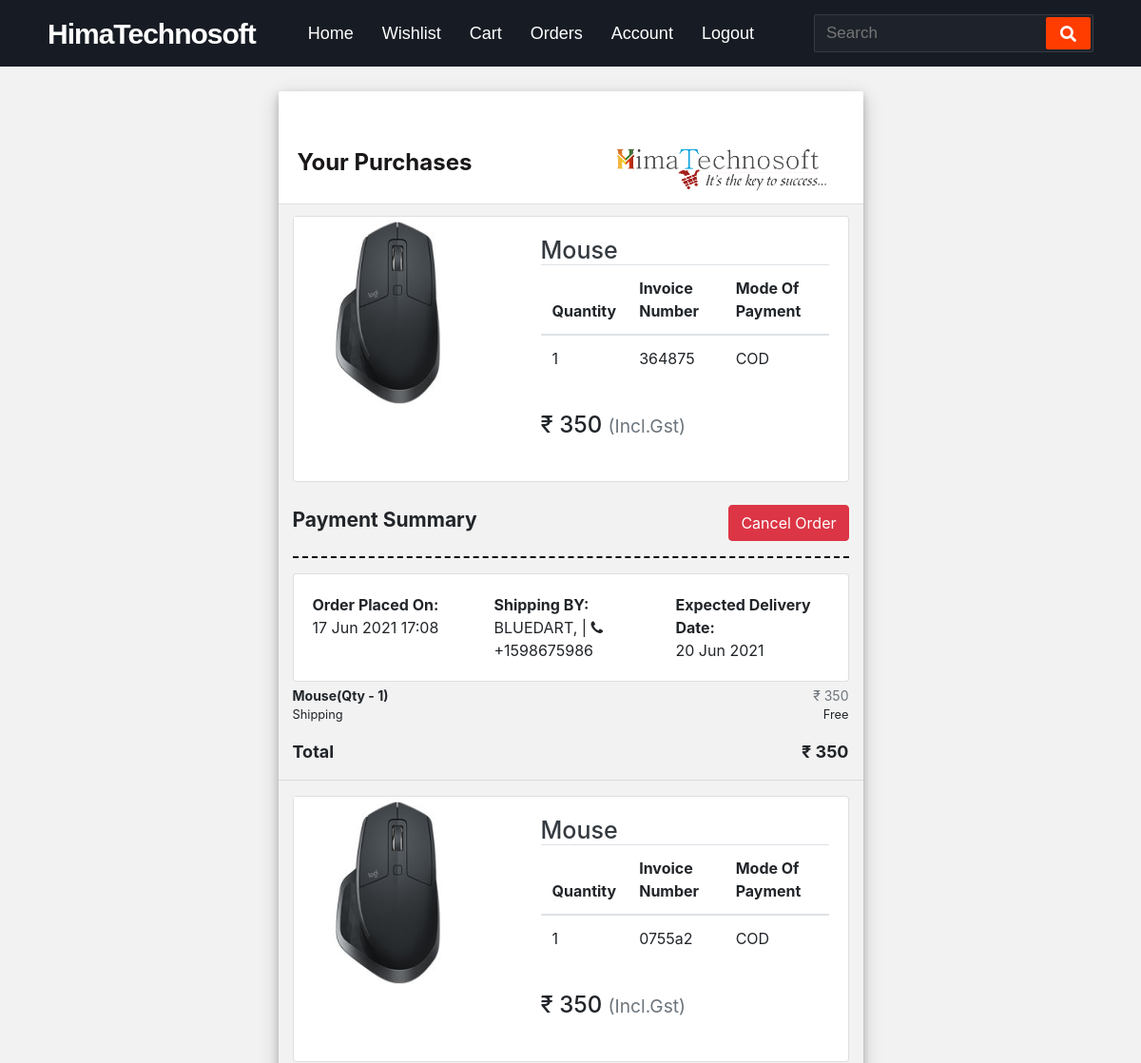
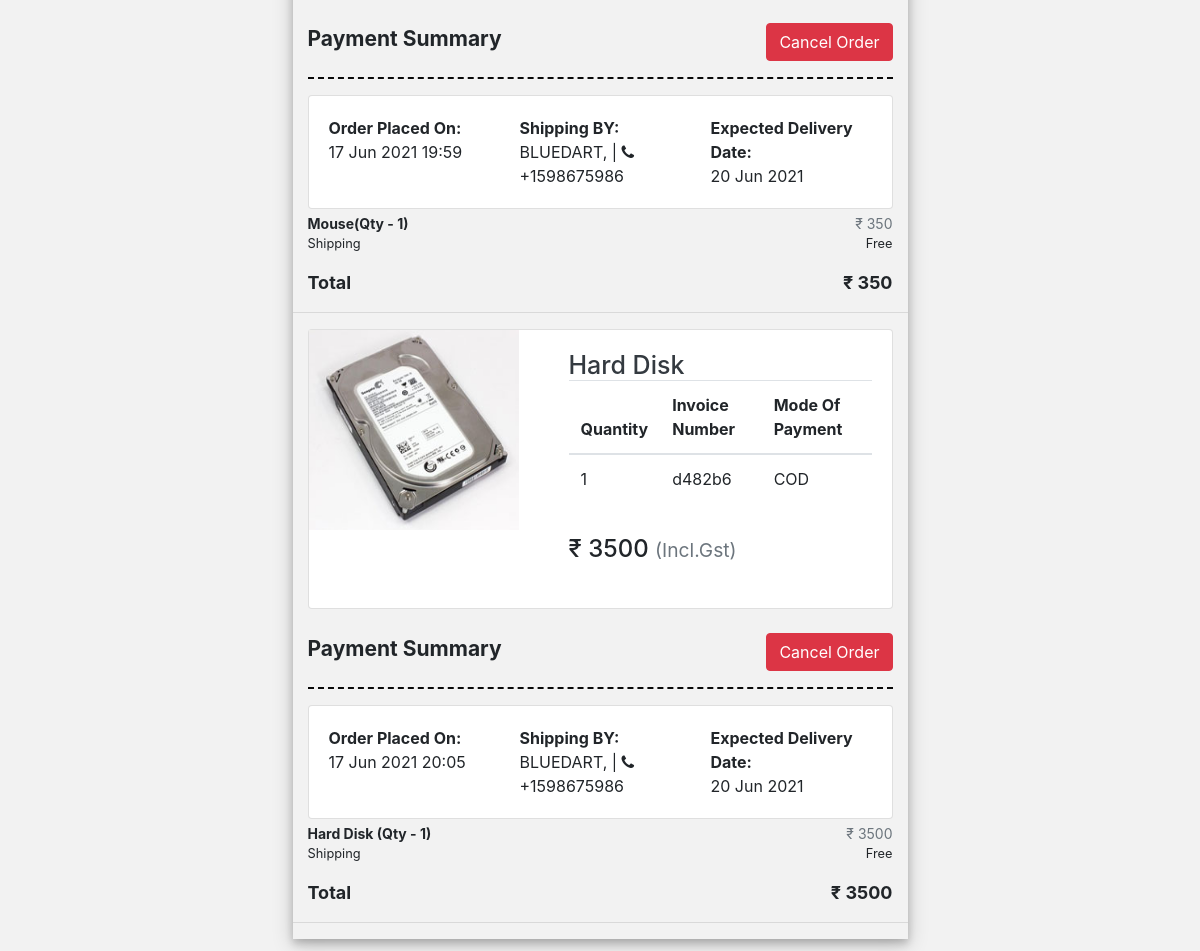
Screenshot of /orders (signed in) with the database file from the repository (2 pictures, top to bottom).
### himatech/models.py (models this page shows, shortened)
class Cart(db.Model):
    cart_id = db.Column(db.Integer, primary_key=True)
    username = db.Column(db.String(32))
    email = db.Column(db.String(120))
    product_name = db.Column(db.String(100))
    product_quantity = db.Column(db.Integer)
    product_image = db.Column(db.String(100))
    product_price = db.Column(db.Integer)
    checkout  = db.Column(db.Boolean, default=False)
    firstName = db.Column(db.String(30))
    lastName = db.Column(db.String(30))
    address = db.Column(db.String(300))
    phoneNumber = db.Column(db.Integer)
    company = db.Column(db.String(150))
    country = db.Column(db.String(100), default="India")
    city = db.Column(db.String(100))
    pincode = db.Column(db.String(6))
    state = db.Column(db.String(30), default="Karnataka")
    checkoutTime = db.Column(db.DateTime, default=datetime.utcnow)
    invoiceNumber = db.Column(db.String(16))

### himatech/routes.py (the view)
@app.route('/orders', methods=["GET", "POST"])
@login_required
def orders():
    form = CancelOrder()
    orders = Cart.query.filter_by(email=current_user.email, checkout=True).all()
    checkedOutTime = []
    shoppedItems = []
    orderedPrice = 0
    TotalPrice = []
    DeliveryDate = []
    for item in orders:
        if item.checkoutTime not in checkedOutTime:
            checkedOutTime.append(item.checkoutTime)
    for orderedTime in checkedOutTime:
        orderedItems = Cart.query.filter_by(email=current_user.email, checkout=True, checkoutTime=orderedTime).all()
        shoppedItems.append(orderedItems)
        DeliveryDate.append(orderedTime + timedelta(days=3))
    for items in shoppedItems:
        if len(items) > 1:
            for item in items:
                orderedPrice += item.product_price
            TotalPrice.append(orderedPrice)
            orderedPrice = 0
        else:
            for item in items:
                TotalPrice.append(item.product_price)
    itemCount = len(DeliveryDate)
    if request.method=='POST':
        flash(f"Under Construction", 'info')
    if len(orders) == 0:
        return render_template('emptyorder.html')
    return render_template('myorders.html', shoppedItems= shoppedItems, form=form, DeliveryDate = DeliveryDate, TotalPrice=TotalPrice, itemCount = itemCount, checkedOutTime=checkedOutTime)

### himatech/forms.py
class CancelOrder(FlaskForm):
    cancelOrder = SubmitField('Cancel Order')

### himatech/models.py (called while the page is built)
@login.user_loader                          #loads the user from the database
def load_user(id):
    return User.query.get(int(id))

### himatech/templates/myorders.html (shortened to what this page needs)
{% extends 'base.html'%}
{% block body%}
<body>
  <div style="width:50%; box-shadow: 0 4px 8px 0 rgba(0, 0, 0, 0.2), 0 6px 20px 0 rgba(0, 0, 0, 0.19);margin: 2% auto; ">
    <div class="card-header bg-white" style="margin-bottom: 12px;">
      <div class="media flex-sm-row flex-column-reverse justify-content-between ">
        <h4 style="color: rgb(26, 23, 23); margin-top: 49px; font-weight:bolder;">Your Purchases</h4>
        <div class="col-auto text-center my-auto pl-0 pt-sm-4"> <img class="img-fluid my-auto align-items-center mb-0 pt-3" src="{{url_for('static', filename='images/orders/h1.png')}}" width="231" height="250">
        </div>
      </div>
    </div>
    <div class="for-loop">
      {% for item in shoppedItems %}
      {% if item|length > 1%}
      <div class="container">
        {% for order in item %}
        <div class="card flex-md-row mb-4 box-shadow ">
          <img class="card-img-right flex-auto d-none d-md-block" alt="Thumbnail [200x250]" style="width: 210px; height: 200px;" src="{{url_for('static', filename='images/product_images/' + order.product_image )}}" data-holder-rendered="true">
          <div class="card-body d-flex flex-column align-items-start" style="margin-left: 30px;">
            <h3 class="mb-0 text-dark" style="font-size: 25px;">
              {{ order.product_name}}
            </h3>
            <table class="table">
              <thead>
                <tr>
                  <th scope="col">Quantity</th>
                  <th scope="col">Invoice Number</th>
                  <th scope="col">Mode Of Payment</th>
                </tr>
              </thead>
              <tbody>
                <tr>
                  <td scope="row">{{ order.product_quantity }}</td>
                  <td>{{ order.invoiceNumber }}</td>
                  <td>COD</td>
                </tr>
              </tbody>
            </table>
            <div class="d-flex flex-row justify-content-between align-items-center order">
              <div class="d-flex flex-column order-details">
                <h4 class="mt-3 mb-4 bold">
                  <span class="mt-5">&#x20B9; {{ order.product_price }}</span>
                  <span class="small text-muted">
                    (Incl.Gst)
                  </span>
                </h4>
              </div>
            </div>
          </div>
        </div>
      </div>
        {% endfor %}
      <div class="container-fluid">
        <div class="d-flex justify-content-between">
          <span class="theme-color" style="font-size: 21px; font-weight: bolder;">
            Payment Summary
          </span>
          <div class="tracking-details">
            <form method="post" novalidate>
              {{ form.cancelOrder(class="btn btn-danger") }}
              <input type="hidden" name="cancelPurchase" value="{{checkedOutTime[loop.index -1] }}">
            </form>
          </div>
        </div>
        <div class="mb-3">
          <hr class="new1">
        </div>
        <article class="card">
          <div class="card-body row">
            <div class="col"> <strong>Order Placed On:</strong> <br>{{ checkedOutTime[loop.index -1].strftime("%d %b %Y %H:%M") }} </div>
            <div class="col"> <strong>Shipping BY:</strong> <br> BLUEDART, | <i class="fa fa-phone"></i> +1598675986
            </div>
            <div class="col"> <strong>Expected Delivery Date:</strong> <br>{{ DeliveryDate[loop.index -1].strftime("%d %b %Y") }} </div>
          </div>
        </article>
        {% for order in item %}
        <div class="d-flex justify-content-between mt-1" style="font-size: 14px;">
          <span class="font-weight-bold">{{order.product_name }}(Qty - {{ order.product_quantity }})</span>
          <span class="text-muted">₹ {{ order.product_price }}</span>
        </div>
        {% endfor %}
        <div class="d-flex justify-content-between">
          <small>Shipping</small>
          <small>Free</small>
        </div>
        <div class="d-flex justify-content-between mt-3" style="margin-bottom: 7px; font-size: 18px;">
          <span class="font-weight-bold">Total</span>
          <span class="font-weight-bold theme-color">{{ TotalPrice[loop.index -1]}}</span>
        </div>
      </div>
      <hr>
    {% else %}
    <div class="container">
     {% for order in item %}
      <div class="card flex-md-row mb-4 box-shadow ">
        <img class="card-img-right flex-auto d-none d-md-block" alt="Thumbnail [200x250]" style="width: 210px; height: 200px;" src="{{url_for('static', filename='images/product_images/' + order.product_image )}}" data-holder-rendered="true">
        <div class="card-body d-flex flex-column align-items-start" style="margin-left: 30px;">
          <h3 class="mb-0 text-dark" style="font-size: 25px;">
            {{ order.product_name}}
          </h3>
          <table class="table">
            <thead>
              <tr>
                <th scope="col">Quantity</th>
                <th scope="col">Invoice Number</th>
                <th scope="col">Mode Of Payment</th>
              </tr>
            </thead>
            <tbody>
              <tr>
                <td scope="row">{{ order.product_quantity }}</td>
                <td>{{ order.invoiceNumber }}</td>
                <td>COD</td>
              </tr>
            </tbody>
          </table>
          <div class="d-flex flex-row justify-content-between align-items-center order">
            <div class="d-flex flex-column order-details">
              <h4 class="mt-3 mb-4 bold">
                <span class="mt-5">&#x20B9; {{ order.product_price }}</span>
                <span class="small text-muted">
                  (Incl.Gst)
                </span>
              </h4>
            </div>
          </div>
        </div>
      </div>
    </div>
    {% endfor %}
        <div class="container-fluid">
      <div class="d-flex justify-content-between">
        <span class="theme-color" style="font-size: 21px; font-weight: bolder;">
          Payment Summary
        </span>
        <div class="tracking-details">
          <form method="post">
            {{ form.cancelOrder(class="btn btn-danger")}}
          </form>
        </div>
      </div>
      <div class="mb-3">
        <hr class="new1">
      </div>
      <article class="card">
        <div class="card-body row">
          <div class="col"> <strong>Order Placed On:</strong> <br>{{ checkedOutTime[loop.index -1 ].strftime("%d %b %Y %H:%M") }}</div>
          <div class="col"> <strong>Shipping BY:</strong> <br> BLUEDART, | <i class="fa fa-phone"></i> +1598675986
          </div>
          <div class="col"> <strong>Expected Delivery Date:</strong> <br>{{ DeliveryDate[loop.index -1].strftime("%d %b %Y") }}</div>
        </div>
      </article>
      {% for order in item %}
      <div class="d-flex justify-content-between mt-1" style="font-size: 14px;">
        <span class="font-weight-bold">{{order.product_name }}(Qty - {{ order.product_quantity }})</span>
        <span class="text-muted">₹ {{ order.product_price }}</span>
      </div>
      {% endfor %}
      <div class="d-flex justify-content-between">
        <small>Shipping</small>
        <small>Free</small>
      </div>
      <div class="d-flex justify-content-between mt-3" style="margin-bottom: 7px; font-size: 18px;">
        <span class="font-weight-bold">Total</span>
        <span class="font-weight-bold theme-color">₹ {{ TotalPrice[loop.index -1] }} </span>
      </div>
    </div>
    <hr>
    {% endif %}
    {% endfor %}
  </div>
{% endblock body %}

### himatech/templates/base.html (shortened to what this page needs)
<!DOCTYPE html>
<html lang="en">
<head>
    <link rel="stylesheet" href="https://maxcdn.bootstrapcdn.com/bootstrap/4.0.0/css/bootstrap.min.css"
>
    <link href="https://maxcdn.bootstrapcdn.com/font-awesome/4.7.0/css/font-awesome.min.css" rel="stylesheet">
    <link rel="stylesheet" href="https://cdnjs.cloudflare.com/ajax/libs/font-awesome/5.15.3/css/all.min.css" />
    <link rel="stylesheet" href="{{ url_for('static', filename='css/base.css') }}">
    <link rel="stylesheet" href="{{ url_for('static', filename='css/footer.css') }}">
    <link
        href="https://maxcdn.bootstrapcdn.com/font-awesome/4.7.0/css/font-awesome.min.css"
        rel="stylesheet"
    />
</head>
<body>
  <nav>
    <div class="logo">
      HimaTechnosoft
    </div>
   <div class="nav-items">
    <li>
        <a href="{{ url_for('index') }}">Home</a>
    </li>
    {% if current_user.is_authenticated %}
        <li>
             <a href="{{ url_for('wishlist') }}">Wishlist</a>
         </li>
        <li>
            <a href="{{ url_for('cart') }}">Cart</a>
        </li>
        <li>
            <a href="{{ url_for('orders') }}">Orders</a>
        </li>
        <li>
            <a href="{{ url_for('account') }}">Account</a>
        </li>
        <li>
            <a href="{{ url_for('logout') }}">Logout</a>
        </li>
    {% else %}
        <li>
            <a href="{{ url_for('signUpLogin') }}">Log In</a>
        </li>
    {% endif %}
    </div>
    <form action="#">
      <input type="search" class="search-data" placeholder="Search" required>
      <button type="submit" class="fas fa-search"></button>
    </form>
  </nav>
  <div class="row">
    <div class="col-md-12">
  </div>
  {% block body %} {% endblock body %}
</body>
</html>

### himatech/static/css/base.css (style rules this page uses)
* { margin: 0; padding: 0; outline: none; box-sizing: border-box; }
body { background: #f2f2f2; }
nav { background: #171c24; display: flex; flex-wrap: wrap; align-items: center; justify-content: space-between; height: 70px; padding: 0 100px; font-family: 'Montserrat', sans-serif; }
nav .logo { color: #fff; font-size: 30px; font-weight: 600; letter-spacing: -1px; }
nav .nav-items { display: flex; flex: 1; padding: 0 0 0 40px; }
nav .nav-items li { list-style: none; padding: 0 15px; }
nav .nav-items li a { color: #fff; font-size: 18px; font-weight: 500; text-decoration: none; }
nav form { display: flex; height: 40px; padding: 2px; background: #1e232b; min-width: 18% !important; border-radius: 2px; border: 1px solid rgba(155, 155, 155, 0.2); }
nav form .search-data { width: 100%; height: 100%; padding: 0 10px; color: #fff; font-size: 17px; border: none; font-weight: 500; background: none; }
nav form button { padding: 0 15px; color: #fff; font-size: 17px; background: #ff3d00; border: none; border-radius: 2px; cursor: pointer; }
@media (max-width: 1245px) { nav { padding: 0 50px; } }

### himatech/templates/myorders.html (style rules this page uses)
hr.new1 { border-top: 2px dashed rgb(8, 8, 8); }

### rows the page displays
Cart: product_image (picture), product_name "Mouse", product_quantity "1", invoiceNumber "364875", product_price "350", checkoutTime "17 Jun 2021 17:08", DeliveryDate "20 Jun 2021"
Cart: product_image (picture), product_name "Mouse", product_quantity "1", invoiceNumber "0755a2", product_price "350", checkoutTime "17 Jun 2021 19:59", DeliveryDate "20 Jun 2021"
Cart: product_image (picture), product_name "Hard Disk", product_quantity "1", invoiceNumber "d482b6", product_price "3500", checkoutTime "17 Jun 2021 20:05", DeliveryDate "20 Jun 2021"
